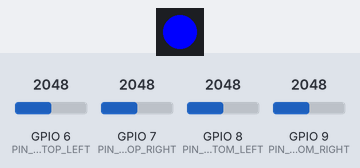
Bench run of a sketch on a simulated ESP32-S3. On the bench: 1 RGB LEDs in strip order, left to right. The inputs (shaded band) are chosen by the test bench; at power-on: GPIO 6 (PIN_LDR_TOP_LEFT) = 2048, GPIO 7 (PIN_LDR_TOP_RIGHT) = 2048, GPIO 8 (PIN_LDR_BOTTOM_LEFT) = 2048, GPIO 9 (PIN_LDR_BOTTOM_RIGHT) = 2048 (analog values on the 0–4095 scale). WiFi joins after 1.5 s; servers stay silent unless stated; what the sketch prints to the serial monitor is not drawn.

Above: at 3.0 s.
At 4.7 s:
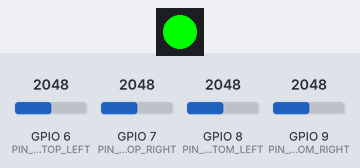
Timing chart, 0 to 8.0 s (numbered marks = the images above):
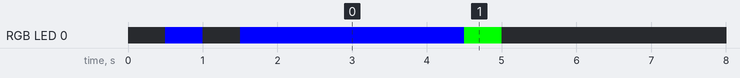

Measured:
- by itself, RGB LED 0: off → RGB(0, 0, 255) at 0.50 s, → off 0.50 s later, → RGB(0, 0, 255) 0.50 s later, → RGB(0, 255, 0) 3.0 s later, … (54 changes in this stretch)

The sketch:

esp32_solar_tracker.ino
```cpp
/*
  ESP32-S3 Solar Tracker — stage 1: LDR sensors only.

  Samples the 4 quadrant LDR sensors locally every SAMPLE_INTERVAL_MS,
  and POSTs one sensor reading — averaged over the window — to the
  Solar Tracker backend every REPORT_INTERVAL_MS. Posting a raw
  reading every few seconds would flood the backend with mostly-noise
  rows (a day of 5s readings is >17,000 rows per device); averaging
  over a longer window on-device keeps the data representative while
  cutting write volume drastically. Uses the same X-Device-API-Key
  auth and /measurements/sensor endpoint the simulator
  (simulate_esp32.py) uses. This is just to prove real device <->
  backend communication — servo control and the INA219 power sensors
  aren't wired in yet, so x_angle/y_angle are sent as a fixed
  placeholder until that code is added.

  Onboard ARGB LED status (WS2812 on GPIO48 — diymore ESP32-S3
  DevKitC-1 N16R8):
    Blue,   0.5s on / 0.5s off  — connecting to WiFi / not connected
    Green,  0.5s on / 4.5s off  — connected, idle
    Purple, 0.5s on / 0.5s off  — sending a reading
    Red,    0.5s on / 0.5s off  — connection error

  Required Arduino libraries (install via Library Manager):
    - ArduinoJson (by Benoit Blanchon)
    - Adafruit NeoPixel (by Adafruit)

  Board: ESP32-S3. Uses ADC1 pins only (GPIO1-10) — ADC2 can't be read
  reliably while WiFi is active on the ESP32/ESP32-S3.
*/

#include <Adafruit_NeoPixel.h>
#include <ArduinoJson.h>
#include <HTTPClient.h>
#include <WiFi.h>

// --- Fill in for your own network/device ---
const char* WIFI_SSID = "YOUR_WIFI_SSID";
const char* WIFI_PASSWORD = "YOUR_WIFI_PASSWORD";
// Your computer's LAN IP, NOT "localhost" — the ESP32 is a separate
// device on the network. On Windows, run `ipconfig` and use the IPv4
// address of your active adapter; re-check if it changes (e.g. after a
// router restart or reconnecting to a different network).
const char* BACKEND_URL = "http://192.168.1.100:8000";
// From POST /devices (via the frontend's "Register Device" page, as admin).
const char* DEVICE_API_KEY = "PASTE_DEVICE_API_KEY_HERE";

// --- LDR wiring (all ADC1 — safe to read alongside WiFi) ---
const int PIN_LDR_TOP_LEFT = 6;
const int PIN_LDR_TOP_RIGHT = 7;
const int PIN_LDR_BOTTOM_LEFT = 8;
const int PIN_LDR_BOTTOM_RIGHT = 9;

// Reserved for later stages (not used yet):
//   INA219 power sensors (I2C): GPIO4 (SDA), GPIO5 (SCL)
//   Servo PWM (LEDC):           GPIO1, GPIO2

// How often to sample the LDRs locally, and how often to POST the
// averaged reading. Shorten REPORT_INTERVAL_MS while testing (e.g. to
// 30000 for 30s) if you want to see updates faster — set it back to
// the full 5 minutes afterwards so the backend isn't flooded.
const unsigned long SAMPLE_INTERVAL_MS = 5000;
const unsigned long REPORT_INTERVAL_MS = 5UL * 60 * 1000;  // 5 minutes

// --- Onboard ARGB LED ---
// GPIO48 confirmed by this board's own pins_arduino.h (defines PIN_RGB_LED).

const int PIN_ONBOARD_RGB_LED = 48;
Adafruit_NeoPixel rgbLed(1, PIN_ONBOARD_RGB_LED, NEO_GRB + NEO_KHZ800);

enum LedState { LED_CONNECTING, LED_CONNECTED, LED_SENDING, LED_ERROR };
LedState ledState = LED_CONNECTING;
bool ledPhaseOn = false;
unsigned long ledPhaseStartedAt = 0;

struct BlinkPattern {
  unsigned long onMs;
  unsigned long offMs;
  uint8_t r, g, b;
};

BlinkPattern patternFor(LedState state) {
  switch (state) {
    case LED_CONNECTED:
      return {500, 4500, 0, 255, 0};  // green heartbeat
    case LED_SENDING:
      return {500, 500, 160, 0, 160};  // purple blink
    case LED_ERROR:
      return {500, 500, 255, 0, 0};  // red blink
    case LED_CONNECTING:
    default:
      return {500, 500, 0, 0, 255};  // blue blink
  }
}

void setLedState(LedState state) {
  if (state == ledState) return;
  ledState = state;
  ledPhaseOn = false;
  ledPhaseStartedAt = 0;  // force an immediate phase flip on the next update
}

// Advances the blink pattern for the current LED state. Call this often
// (every loop() iteration, and inside any wait loop) — never delay()
// here, or WiFi/HTTP timing stalls along with it.
void updateLed() {
  BlinkPattern pattern = patternFor(ledState);
  unsigned long phaseLength = ledPhaseOn ? pattern.onMs : pattern.offMs;
  if (millis() - ledPhaseStartedAt < phaseLength) return;

  ledPhaseOn = !ledPhaseOn;
  ledPhaseStartedAt = millis();
  if (ledPhaseOn) {
    rgbLed.setPixelColor(0, rgbLed.Color(pattern.r, pattern.g, pattern.b));
  } else {
    rgbLed.setPixelColor(0, 0);
  }
  rgbLed.show();
}

// --- WiFi / networking ---

bool connectToWiFi() {
  setLedState(LED_CONNECTING);
  Serial.printf("Connecting to WiFi \"%s\"...\n", WIFI_SSID);
  WiFi.begin(WIFI_SSID, WIFI_PASSWORD);

  const unsigned long WIFI_TIMEOUT_MS = 20000;
  unsigned long attemptStartedAt = millis();

  while (WiFi.status() != WL_CONNECTED) {
    updateLed();
    if (millis() - attemptStartedAt > WIFI_TIMEOUT_MS) {
      Serial.println("\nWiFi connection timed out.");
      setLedState(LED_ERROR);
      unsigned long errorShownAt = millis();
      while (millis() - errorShownAt < 3000) updateLed();
      return false;
    }
  }

  Serial.printf("\nConnected. IP address: %s\n", WiFi.localIP().toString().c_str());
  setLedState(LED_CONNECTED);
  return true;
}

// --- LDR sampling / averaging ---

long sumTopLeft = 0, sumTopRight = 0, sumBottomLeft = 0, sumBottomRight = 0;
unsigned int sampleCount = 0;

void sampleLdrs() {
  sumTopLeft += analogRead(PIN_LDR_TOP_LEFT);
  sumTopRight += analogRead(PIN_LDR_TOP_RIGHT);
  sumBottomLeft += analogRead(PIN_LDR_BOTTOM_LEFT);
  sumBottomRight += analogRead(PIN_LDR_BOTTOM_RIGHT);
  sampleCount++;
}

void postAveragedReading() {
  if (sampleCount == 0) return;  // nothing sampled yet this window

  setLedState(LED_SENDING);

  JsonDocument doc;
  doc["ldr_top_left"] = (float)sumTopLeft / sampleCount;
  doc["ldr_top_right"] = (float)sumTopRight / sampleCount;
  doc["ldr_bottom_left"] = (float)sumBottomLeft / sampleCount;
  doc["ldr_bottom_right"] = (float)sumBottomRight / sampleCount;
  // TODO: replace with the real servo position once servo control is wired in.
  doc["x_angle"] = 90.0;
  doc["y_angle"] = 90.0;

  String body;
  serializeJson(doc, body);

  HTTPClient http;
  http.begin(String(BACKEND_URL) + "/measurements/sensor");
  http.addHeader("Content-Type", "application/json");
  http.addHeader("X-Device-API-Key", DEVICE_API_KEY);

  int statusCode = http.POST(body);
  if (statusCode >= 200 && statusCode < 300) {
    Serial.printf("POST /measurements/sensor (avg of %u samples) -> %d\n", sampleCount, statusCode);
    Serial.println(http.getString());
    setLedState(LED_CONNECTED);
  } else {
    Serial.printf(
        "POST /measurements/sensor -> %d: %s\n", statusCode, http.errorToString(statusCode).c_str());
    setLedState(LED_ERROR);
  }
  http.end();

  sumTopLeft = sumTopRight = sumBottomLeft = sumBottomRight = 0;
  sampleCount = 0;
}

void setup() {
  Serial.begin(115200);
  analogReadResolution(12);  // 0-4095, matches the ESP32-S3's ADC
  rgbLed.begin();
  rgbLed.show();  // off at boot
  connectToWiFi();
}

unsigned long lastSampleAt = 0;
unsigned long lastReportAt = 0;

void loop() {
  updateLed();

  if (WiFi.status() != WL_CONNECTED) {
    connectToWiFi();
    return;
  }

  unsigned long now = millis();
  if (now - lastSampleAt >= SAMPLE_INTERVAL_MS) {
    lastSampleAt = now;
    sampleLdrs();
  }
  if (now - lastReportAt >= REPORT_INTERVAL_MS) {
    lastReportAt = now;
    postAveragedReading();
  }
}
```
